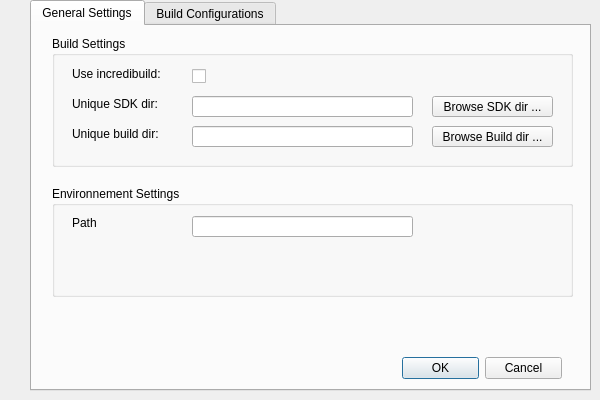
<?xml version="1.0" encoding="UTF-8"?>
<ui version="4.0">
 <class>ConfigWidget</class>
 <widget class="QWidget" name="ConfigWidget">
  <property name="geometry">
   <rect>
    <x>0</x>
    <y>0</y>
    <width>600</width>
    <height>400</height>
   </rect>
  </property>
  <property name="minimumSize">
   <size>
    <width>600</width>
    <height>400</height>
   </size>
  </property>
  <property name="windowTitle">
   <string>Global configuration</string>
  </property>
  <widget class="QTabWidget" name="tabWidget">
   <property name="geometry">
    <rect>
     <x>30</x>
     <y>0</y>
     <width>561</width>
     <height>391</height>
    </rect>
   </property>
   <property name="currentIndex">
    <number>0</number>
   </property>
   <widget class="QWidget" name="settingsTab">
    <attribute name="title">
     <string>General Settings</string>
    </attribute>
    <widget class="QWidget" name="centralWidget" native="true">
     <property name="geometry">
      <rect>
       <x>0</x>
       <y>0</y>
       <width>541</width>
       <height>361</height>
      </rect>
     </property>
     <widget class="QGroupBox" name="groupBox">
      <property name="geometry">
       <rect>
        <x>20</x>
        <y>10</y>
        <width>521</width>
        <height>131</height>
       </rect>
      </property>
      <property name="title">
       <string>Build Settings</string>
      </property>
      <widget class="QLabel" name="incredibuildLabel">
       <property name="geometry">
        <rect>
         <x>20</x>
         <y>30</y>
         <width>111</width>
         <height>16</height>
        </rect>
       </property>
       <property name="text">
        <string>Use incredibuild:</string>
       </property>
      </widget>
      <widget class="QLabel" name="sdkDirLabel">
       <property name="geometry">
        <rect>
         <x>20</x>
         <y>60</y>
         <width>111</width>
         <height>16</height>
        </rect>
       </property>
       <property name="text">
        <string>Unique SDK dir:</string>
       </property>
      </widget>
      <widget class="QLabel" name="buildDirLabel">
       <property name="geometry">
        <rect>
         <x>20</x>
         <y>90</y>
         <width>111</width>
         <height>16</height>
        </rect>
       </property>
       <property name="text">
        <string>Unique build dir:</string>
       </property>
      </widget>
      <widget class="QCheckBox" name="incredibuildCheckBox">
       <property name="enabled">
        <bool>true</bool>
       </property>
       <property name="geometry">
        <rect>
         <x>140</x>
         <y>30</y>
         <width>21</width>
         <height>21</height>
        </rect>
       </property>
       <property name="text">
        <string/>
       </property>
      </widget>
      <widget class="QLineEdit" name="sdkLineEdit">
       <property name="geometry">
        <rect>
         <x>140</x>
         <y>60</y>
         <width>221</width>
         <height>21</height>
        </rect>
       </property>
      </widget>
      <widget class="QLineEdit" name="buildLineEdit">
       <property name="geometry">
        <rect>
         <x>140</x>
         <y>90</y>
         <width>221</width>
         <height>21</height>
        </rect>
       </property>
      </widget>
      <widget class="QPushButton" name="skdDirButton">
       <property name="geometry">
        <rect>
         <x>380</x>
         <y>60</y>
         <width>121</width>
         <height>21</height>
        </rect>
       </property>
       <property name="text">
        <string>Browse SDK dir ...</string>
       </property>
      </widget>
      <widget class="QPushButton" name="buildDirButton">
       <property name="geometry">
        <rect>
         <x>380</x>
         <y>90</y>
         <width>121</width>
         <height>21</height>
        </rect>
       </property>
       <property name="text">
        <string>Browse Build dir ...</string>
       </property>
      </widget>
     </widget>
     <widget class="QGroupBox" name="envGroupBox">
      <property name="geometry">
       <rect>
        <x>20</x>
        <y>160</y>
        <width>521</width>
        <height>111</height>
       </rect>
      </property>
      <property name="title">
       <string>Environnement Settings</string>
      </property>
      <widget class="QLabel" name="envPathLabel">
       <property name="geometry">
        <rect>
         <x>20</x>
         <y>30</y>
         <width>57</width>
         <height>14</height>
        </rect>
       </property>
       <property name="text">
        <string>Path</string>
       </property>
      </widget>
      <widget class="QLineEdit" name="envPathLineEdit">
       <property name="geometry">
        <rect>
         <x>140</x>
         <y>30</y>
         <width>221</width>
         <height>21</height>
        </rect>
       </property>
      </widget>
     </widget>
     <widget class="QDialogButtonBox" name="buttonBox">
      <property name="geometry">
       <rect>
        <x>370</x>
        <y>330</y>
        <width>160</width>
        <height>25</height>
       </rect>
      </property>
      <property name="standardButtons">
       <set>QDialogButtonBox::Cancel|QDialogButtonBox::Ok</set>
      </property>
     </widget>
    </widget>
   </widget>
   <widget class="QWidget" name="configsTab">
    <attribute name="title">
     <string>Build Configurations</string>
    </attribute>
   </widget>
  </widget>
 </widget>
 <layoutdefault spacing="6" margin="11"/>
 <resources/>
 <connections>
  <connection>
   <sender>buildDirButton</sender>
   <signal>clicked()</signal>
   <receiver>ConfigWidget</receiver>
   <slot>onBrowseBuildDir()</slot>
   <hints>
    <hint type="sourcelabel">
     <x>494</x>
     <y>134</y>
    </hint>
    <hint type="destinationlabel">
     <x>299</x>
     <y>199</y>
    </hint>
   </hints>
  </connection>
  <connection>
   <sender>skdDirButton</sender>
   <signal>clicked()</signal>
   <receiver>ConfigWidget</receiver>
   <slot>onBrowseSdkDir()</slot>
   <hints>
    <hint type="sourcelabel">
     <x>494</x>
     <y>104</y>
    </hint>
    <hint type="destinationlabel">
     <x>299</x>
     <y>199</y>
    </hint>
   </hints>
  </connection>
  <connection>
   <sender>buttonBox</sender>
   <signal>clicked(QAbstractButton*)</signal>
   <receiver>ConfigWidget</receiver>
   <slot>onButtonBoxClicked(QAbstractButton*)</slot>
   <hints>
    <hint type="sourcelabel">
     <x>483</x>
     <y>366</y>
    </hint>
    <hint type="destinationlabel">
     <x>299</x>
     <y>199</y>
    </hint>
   </hints>
  </connection>
 </connections>
 <slots>
  <slot>onBrowseSdkDir()</slot>
  <slot>onBrowseBuildDir()</slot>
  <slot>onButtonBoxClicked(QAbstractButton*)</slot>
 </slots>
</ui>
